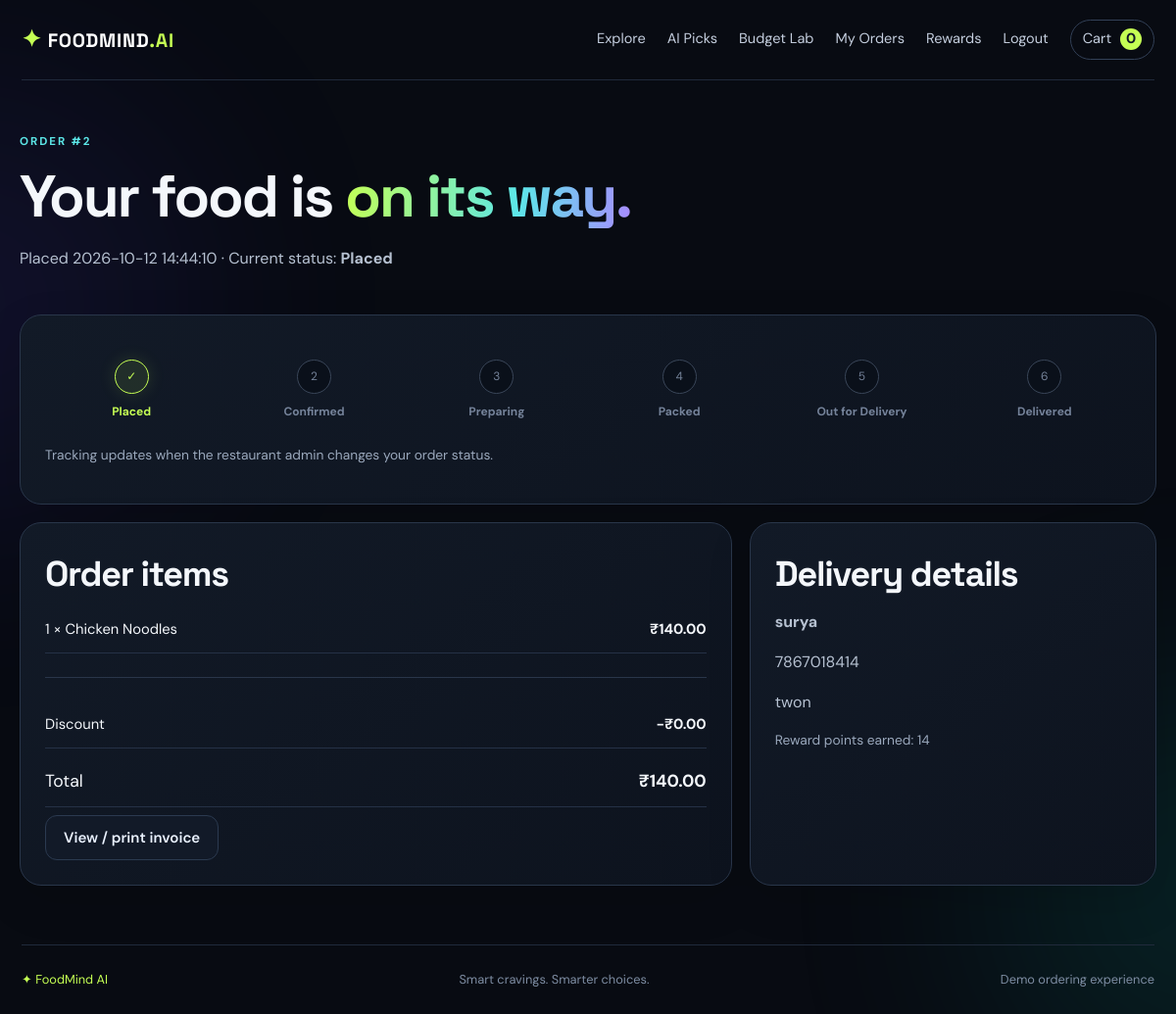
/orders/2 (signed in), run on the app's committed database.
### tables this page shows
CREATE TABLE orders (
          id INTEGER PRIMARY KEY AUTOINCREMENT, user_id INTEGER NOT NULL,
          customer_name TEXT NOT NULL, phone TEXT NOT NULL, address TEXT NOT NULL,
          total REAL NOT NULL, status TEXT NOT NULL DEFAULT 'Placed',
          created_at TEXT NOT NULL DEFAULT CURRENT_TIMESTAMP,
          coupon TEXT NOT NULL DEFAULT '', discount REAL NOT NULL DEFAULT 0,
          points_earned INTEGER NOT NULL DEFAULT 0,
          FOREIGN KEY(user_id) REFERENCES users(id)
        );

CREATE TABLE order_items (
          id INTEGER PRIMARY KEY AUTOINCREMENT, order_id INTEGER NOT NULL,
          food_id INTEGER, food_name TEXT NOT NULL, price REAL NOT NULL,
          quantity INTEGER NOT NULL,
          FOREIGN KEY(order_id) REFERENCES orders(id) ON DELETE CASCADE,
          FOREIGN KEY(food_id) REFERENCES foods(id) ON DELETE SET NULL
        );

### app.py (the view)
@app.route("/orders/<int:order_id>")
@login_required
def order_detail(order_id):
    with get_db() as db:
        order=db.execute("SELECT * FROM orders WHERE id=? AND user_id=?",(order_id,session["user_id"])).fetchone()
        if not order: flash("Order not found.","error"); return redirect(url_for("orders"))
        items=db.execute("SELECT * FROM order_items WHERE order_id=?",(order_id,)).fetchall()
    return render_template("order_detail.html",order=order,items=items,statuses=STATUSES)

### app.py (called while the page is built)
def get_db():
    conn = sqlite3.connect(DB_PATH, timeout=20)
    conn.row_factory = sqlite3.Row
    conn.execute("PRAGMA foreign_keys=ON")
    return conn

def login_required(fn):
    @wraps(fn)
    def wrapped(*a,**kw):
        if not session.get("user_id"):
            flash("Please sign in to continue.","info")
            return redirect(url_for("login", next=request.path))
        return fn(*a,**kw)
    return wrapped

@app.context_processor
def globals_for_templates():
    cart = session.get("cart", {})
    return {"cart_count":sum(int(v) for v in cart.values()), "current_user":session.get("user_name")}

### templates/order_detail.html
{% extends "base.html" %}{% block title %}Track order #{{ order.id }} — FoodMind AI{% endblock %}{% block content %}<div class="page-head"><div class="eyebrow">ORDER #{{ order.id }}</div><h1>Your food is <span class="gradient-text">on its way.</span></h1><p>Placed {{ order.created_at }} · Current status: <b>{{ order.status }}</b></p></div><section class="panel tracking-panel"><div class="tracking-line">{% for s in statuses[:6] %}<div class="tracking-step {% if statuses.index(order.status)>=statuses.index(s) and order.status!='Cancelled' %}done{% endif %}"><span>{{ '✓' if statuses.index(order.status)>=statuses.index(s) and order.status!='Cancelled' else loop.index }}</span><b>{{ s }}</b></div>{% endfor %}</div>{% if order.status=='Cancelled' %}<p class="flash error">This order was cancelled.</p>{% else %}<p class="muted small">Tracking updates when the restaurant admin changes your order status.</p>{% endif %}</section><div class="two-col"><section class="panel"><h2>Order items</h2>{% for i in items %}<div class="summary-line"><span>{{ i.quantity }} × {{ i.food_name }}</span><b>₹{{ '%.2f'|format(i.price*i.quantity) }}</b></div>{% endfor %}<hr><div class="summary-line"><span>Discount</span><b>−₹{{ '%.2f'|format(order.discount) }}</b></div><div class="summary-line total-line"><span>Total</span><b>₹{{ '%.2f'|format(order.total) }}</b></div><a class="btn ghost" href="{{ url_for('invoice',order_id=order.id) }}">View / print invoice</a></section><section class="panel"><h2>Delivery details</h2><p><b>{{ order.customer_name }}</b></p><p>{{ order.phone }}</p><p>{{ order.address }}</p><p class="muted small">Reward points earned: {{ order.points_earned }}</p></section></div>{% endblock %}

### static/style.css (style rules this page uses)
:root { --bg:#080b12;--panel:#101622;--panel2:#141d2c;--line:#243047;--text:#f4f7fb;--muted:#9aa8bc;--lime:#c5ff54;--cyan:#5ce7e8;--purple:#a88bff;--danger:#ff7e93;--radius:22px }
* { box-sizing:border-box }
html { scroll-behavior:smooth }
body { margin:0;background:var(--bg);color:var(--text);font-family:'DM Sans',sans-serif;line-height:1.55;overflow-x:hidden }
a { color:var(--cyan);text-decoration:none }
h1,h2,h3,.brand { font-family:'Space Grotesk',sans-serif;line-height:1.1;letter-spacing:-.035em }
h1 { font-size:clamp(2.7rem,6vw,5.5rem);margin:14px 0 18px }
h2 { font-size:clamp(1.5rem,3vw,2.25rem);margin:8px 0 12px }
p { color:#b6c1d1 }
.muted,small { color:var(--muted) }
.small { font-size:.86rem }
.eyebrow { font-size:.72rem;letter-spacing:.17em;font-weight:700;color:var(--cyan);text-transform:uppercase }
.gradient-text { background:linear-gradient(95deg,var(--lime),var(--cyan) 60%,var(--purple));-webkit-background-clip:text;background-clip:text;color:transparent }
.btn { display:inline-flex;align-items:center;justify-content:center;gap:8px;padding:12px 18px;border-radius:12px;border:1px solid transparent;font:600 .94rem 'DM Sans';cursor:pointer;transition:.2s }
.ghost { background:#121a28;border-color:#2b3a50;color:#eaf2ff }
.page-head { padding:54px 0 28px }
.page-head h1 { font-size:clamp(2.5rem,5vw,4.5rem) }
.page-head p { max-width:680px }
.panel { background:linear-gradient(145deg,#121a27,#0d131e);border:1px solid #29364a;border-radius:var(--radius);padding:25px;box-shadow:0 16px 45px #0002 }
.two-col { display:grid;grid-template-columns:1.4fr .8fr;gap:18px;margin-bottom:60px }
.summary-line { display:flex;justify-content:space-between;gap:12px;padding:12px 0;border-bottom:1px solid #253146;font-size:.92rem }
.summary-line b { white-space:nowrap }
.total-line { font-size:1.1rem;margin:8px 0 }
.tracking-panel { margin-bottom:18px }
.tracking-line { display:grid;grid-template-columns:repeat(6,1fr);gap:10px;margin:20px 0 25px }
.tracking-step { display:flex;flex-direction:column;align-items:center;text-align:center;gap:9px;color:#75839a;font-size:.75rem }
.tracking-step span { width:35px;height:35px;display:grid;place-items:center;border-radius:50%;border:1px solid #3a4659;background:#0a101a }
.tracking-step.done { color:var(--lime) }
.tracking-step.done span { background:#c5ff5417;border-color:var(--lime);box-shadow:0 0 18px #c5ff5420 }
hr { border:0;border-top:1px solid #29364a;margin:24px 0 }

### data on the page
orders: id "2", created_at "2026-10-12 14:44:10", status "Placed", status "✓" "2" "3" "4" "5" "6", discount "0.00", total "140.00", customer_name "surya", phone "7867018414", address "twon", points_earned "14"
order_items: quantity "1", food_name "Chicken Noodles", i.price*i.quantity "140.00"

### other printed values
{{ cart_count }} "0"
{{ s }} "Placed" "Confirmed" "Preparing" "Packed" "Out for Delivery" "Delivered"
